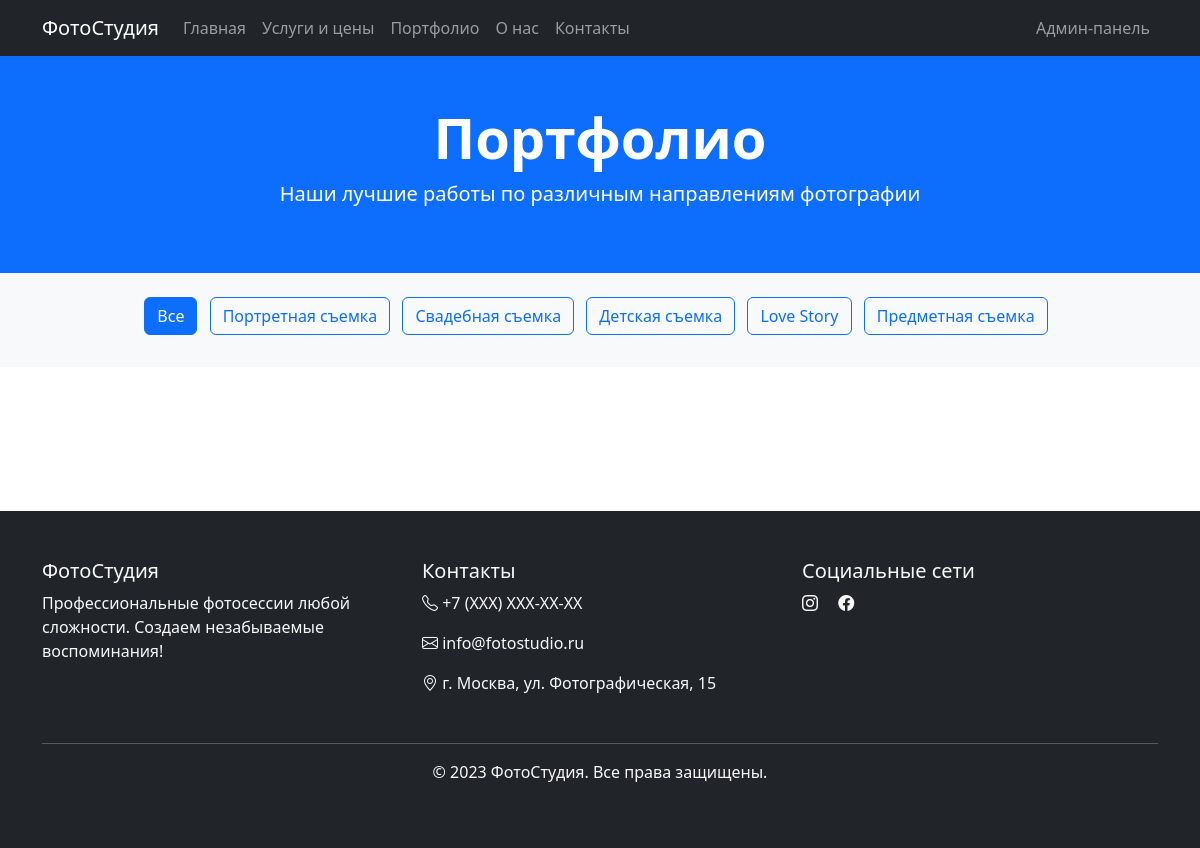
The app's page /portfolio with its own data.
### app.py (models this page shows)
class Category(db.Model):
    id = db.Column(db.Integer, primary_key=True)
    name = db.Column(db.String(100), nullable=False)
    description = db.Column(db.Text, nullable=False)
    duration = db.Column(db.String(50))
    price = db.Column(db.String(50))
    image_filename = db.Column(db.String(200))

### app.py (the view)
@app.route('/portfolio')
def portfolio():
    portfolio_items = PortfolioItem.query.all()
    categories = Category.query.all()
    return render_template('portfolio.html', portfolio_items=portfolio_items, categories=categories)

### templates/portfolio.html (shortened to what this page needs)
{% extends "base.html" %}
{% block content %}
<section class="py-5 bg-primary text-white">
    <div class="container">
        <div class="row">
            <div class="col-12 text-center">
                <h1 class="display-4 fw-bold">Портфолио</h1>
                <p class="lead">Наши лучшие работы по различным направлениям фотографии</p>
            </div>
        </div>
    </div>
</section>
<section class="py-4 bg-light">
    <div class="container">
        <div class="row">
            <div class="col-12 text-center">
                <button class="btn btn-outline-primary active me-2 mb-2" data-category="0">Все</button>
                {% for category in categories %}
                <button class="btn btn-outline-primary me-2 mb-2" data-category="{{ category.id }}">{{ category.name }}</button>
                {% endfor %}
            </div>
        </div>
    </div>
</section>
<section class="py-5">
</section>
{% endblock %}

### static/css/style.css (style rules this page uses)
.btn-outline-primary.active { background-color: #0d6efd; border-color: #0d6efd; color: white; }
.btn { transition: all 0.2s ease-in-out; }

### records on screen
Category: name "Портретная съемка"
Category: name "Свадебная съемка"
Category: name "Детская съемка"
Category: name "Love Story"
Category: name "Предметная съемка"
